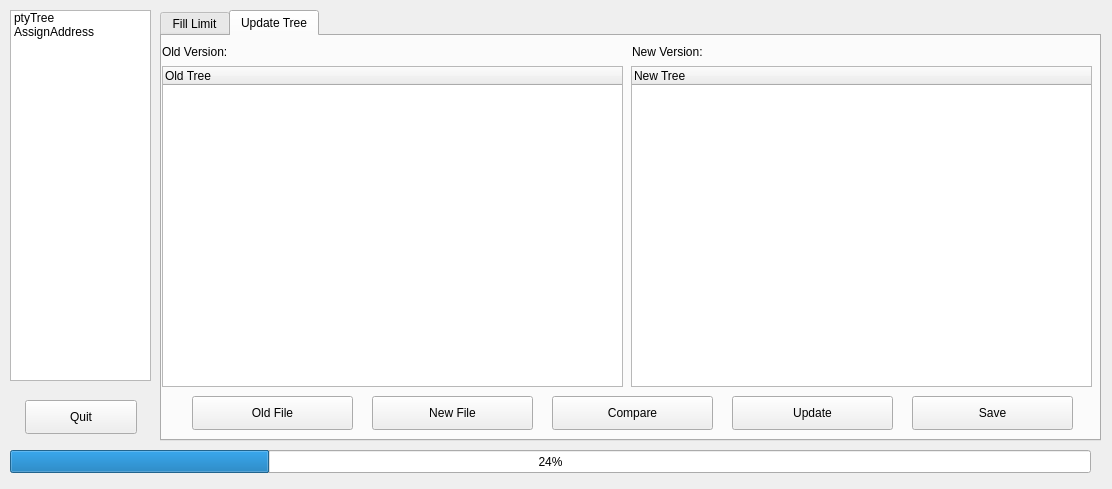
<?xml version="1.0" encoding="UTF-8"?>
<ui version="4.0">
 <class>Dialog</class>
 <widget class="QDialog" name="Dialog">
  <property name="geometry">
   <rect>
    <x>0</x>
    <y>0</y>
    <width>1112</width>
    <height>489</height>
   </rect>
  </property>
  <property name="windowTitle">
   <string>TreeFuction</string>
  </property>
  <widget class="QStackedWidget" name="stack">
   <property name="geometry">
    <rect>
     <x>160</x>
     <y>10</y>
     <width>941</width>
     <height>431</height>
    </rect>
   </property>
   <property name="styleSheet">
    <string notr="true"/>
   </property>
   <property name="currentIndex">
    <number>0</number>
   </property>
   <widget class="QWidget" name="fillLimit">
    <widget class="QTabWidget" name="tabWidget">
     <property name="geometry">
      <rect>
       <x>0</x>
       <y>0</y>
       <width>941</width>
       <height>431</height>
      </rect>
     </property>
     <property name="currentIndex">
      <number>1</number>
     </property>
     <widget class="QWidget" name="tab">
      <attribute name="title">
       <string>Fill Limit</string>
      </attribute>
      <widget class="QLabel" name="label">
       <property name="geometry">
        <rect>
         <x>10</x>
         <y>20</y>
         <width>201</width>
         <height>18</height>
        </rect>
       </property>
       <property name="text">
        <string>Select written files:</string>
       </property>
      </widget>
      <widget class="QLineEdit" name="lineEdit_1">
       <property name="geometry">
        <rect>
         <x>10</x>
         <y>50</y>
         <width>821</width>
         <height>30</height>
        </rect>
       </property>
       <property name="readOnly">
        <bool>true</bool>
       </property>
      </widget>
      <widget class="QPushButton" name="selectButton_1">
       <property name="geometry">
        <rect>
         <x>860</x>
         <y>50</y>
         <width>50</width>
         <height>30</height>
        </rect>
       </property>
       <property name="text">
        <string>...</string>
       </property>
      </widget>
      <widget class="QLabel" name="label_2">
       <property name="geometry">
        <rect>
         <x>10</x>
         <y>140</y>
         <width>191</width>
         <height>18</height>
        </rect>
       </property>
       <property name="text">
        <string>Select catalog:</string>
       </property>
      </widget>
      <widget class="QLineEdit" name="lineEdit_2">
       <property name="geometry">
        <rect>
         <x>10</x>
         <y>170</y>
         <width>821</width>
         <height>30</height>
        </rect>
       </property>
       <property name="readOnly">
        <bool>true</bool>
       </property>
      </widget>
      <widget class="QPushButton" name="selectButton_2">
       <property name="geometry">
        <rect>
         <x>860</x>
         <y>170</y>
         <width>50</width>
         <height>30</height>
        </rect>
       </property>
       <property name="text">
        <string>...</string>
       </property>
      </widget>
      <widget class="QPushButton" name="fillButton">
       <property name="geometry">
        <rect>
         <x>800</x>
         <y>350</y>
         <width>112</width>
         <height>30</height>
        </rect>
       </property>
       <property name="text">
        <string>Fill</string>
       </property>
      </widget>
     </widget>
     <widget class="QWidget" name="tab_2">
      <attribute name="title">
       <string>Update Tree</string>
      </attribute>
      <widget class="QTreeWidget" name="oldTreeWidget">
       <property name="geometry">
        <rect>
         <x>0</x>
         <y>30</y>
         <width>461</width>
         <height>321</height>
        </rect>
       </property>
       <column>
        <property name="text">
         <string notr="true">Old Tree</string>
        </property>
       </column>
      </widget>
      <widget class="QTreeWidget" name="newTreeWidget">
       <property name="geometry">
        <rect>
         <x>469</x>
         <y>30</y>
         <width>461</width>
         <height>321</height>
        </rect>
       </property>
       <column>
        <property name="text">
         <string notr="true">New Tree</string>
        </property>
       </column>
      </widget>
      <widget class="QLabel" name="label_4">
       <property name="geometry">
        <rect>
         <x>0</x>
         <y>0</y>
         <width>121</width>
         <height>31</height>
        </rect>
       </property>
       <property name="text">
        <string>Old Version:</string>
       </property>
      </widget>
      <widget class="QLabel" name="label_5">
       <property name="geometry">
        <rect>
         <x>470</x>
         <y>0</y>
         <width>131</width>
         <height>31</height>
        </rect>
       </property>
       <property name="text">
        <string>New Version:</string>
       </property>
      </widget>
      <widget class="QPushButton" name="oldOpenButton">
       <property name="geometry">
        <rect>
         <x>30</x>
         <y>360</y>
         <width>161</width>
         <height>34</height>
        </rect>
       </property>
       <property name="text">
        <string>Old File</string>
       </property>
      </widget>
      <widget class="QPushButton" name="newOpenButton">
       <property name="geometry">
        <rect>
         <x>210</x>
         <y>360</y>
         <width>161</width>
         <height>34</height>
        </rect>
       </property>
       <property name="text">
        <string>New File</string>
       </property>
      </widget>
      <widget class="QPushButton" name="updateButton">
       <property name="geometry">
        <rect>
         <x>570</x>
         <y>360</y>
         <width>161</width>
         <height>34</height>
        </rect>
       </property>
       <property name="text">
        <string>Update</string>
       </property>
      </widget>
      <widget class="QPushButton" name="updateSaveButton">
       <property name="geometry">
        <rect>
         <x>750</x>
         <y>360</y>
         <width>161</width>
         <height>34</height>
        </rect>
       </property>
       <property name="text">
        <string>Save</string>
       </property>
      </widget>
      <widget class="QPushButton" name="compareButton">
       <property name="geometry">
        <rect>
         <x>390</x>
         <y>360</y>
         <width>161</width>
         <height>34</height>
        </rect>
       </property>
       <property name="text">
        <string>Compare</string>
       </property>
      </widget>
     </widget>
    </widget>
   </widget>
   <widget class="QWidget" name="assignAddress">
    <widget class="QPushButton" name="openButton">
     <property name="geometry">
      <rect>
       <x>60</x>
       <y>60</y>
       <width>112</width>
       <height>34</height>
      </rect>
     </property>
     <property name="text">
      <string>Open</string>
     </property>
    </widget>
    <widget class="QPushButton" name="assignButton">
     <property name="enabled">
      <bool>true</bool>
     </property>
     <property name="geometry">
      <rect>
       <x>60</x>
       <y>120</y>
       <width>112</width>
       <height>34</height>
      </rect>
     </property>
     <property name="text">
      <string>Assign</string>
     </property>
    </widget>
    <widget class="QPushButton" name="saveButton">
     <property name="enabled">
      <bool>true</bool>
     </property>
     <property name="geometry">
      <rect>
       <x>60</x>
       <y>180</y>
       <width>112</width>
       <height>34</height>
      </rect>
     </property>
     <property name="text">
      <string>Save</string>
     </property>
    </widget>
    <widget class="QLabel" name="label_3">
     <property name="geometry">
      <rect>
       <x>140</x>
       <y>60</y>
       <width>361</width>
       <height>34</height>
      </rect>
     </property>
     <property name="text">
      <string/>
     </property>
    </widget>
   </widget>
  </widget>
  <widget class="QListWidget" name="list">
   <property name="geometry">
    <rect>
     <x>10</x>
     <y>10</y>
     <width>141</width>
     <height>371</height>
    </rect>
   </property>
   <item>
    <property name="text">
     <string>ptyTree</string>
    </property>
   </item>
   <item>
    <property name="text">
     <string>AssignAddress</string>
    </property>
   </item>
  </widget>
  <widget class="QPushButton" name="quitButton">
   <property name="geometry">
    <rect>
     <x>25</x>
     <y>400</y>
     <width>112</width>
     <height>34</height>
    </rect>
   </property>
   <property name="text">
    <string>Quit</string>
   </property>
  </widget>
  <widget class="QProgressBar" name="progressBar">
   <property name="enabled">
    <bool>true</bool>
   </property>
   <property name="geometry">
    <rect>
     <x>10</x>
     <y>450</y>
     <width>1081</width>
     <height>23</height>
    </rect>
   </property>
   <property name="value">
    <number>24</number>
   </property>
  </widget>
 </widget>
 <layoutdefault spacing="6" margin="11"/>
 <resources/>
 <connections/>
</ui>
